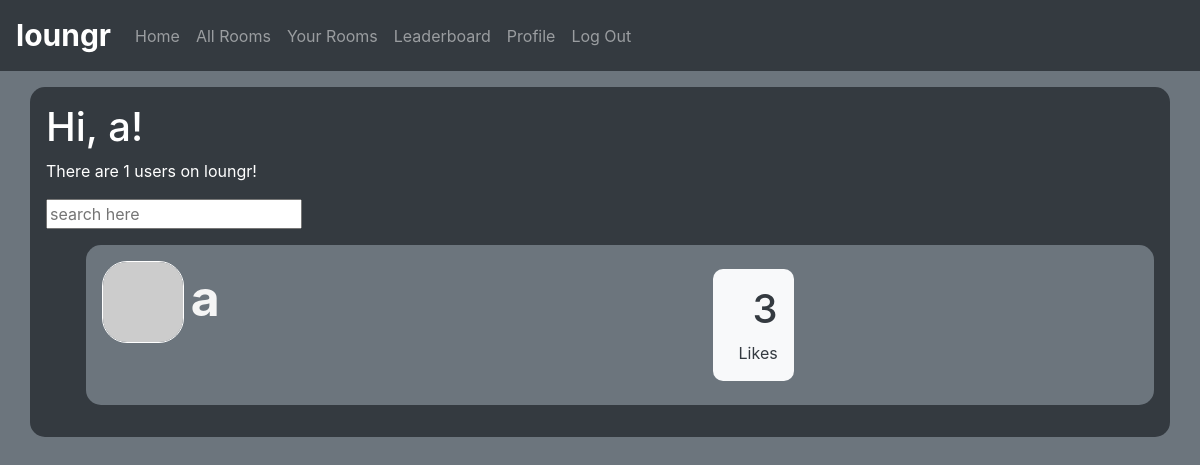
The page /leaderboard (signed in) on the database as committed earlier.
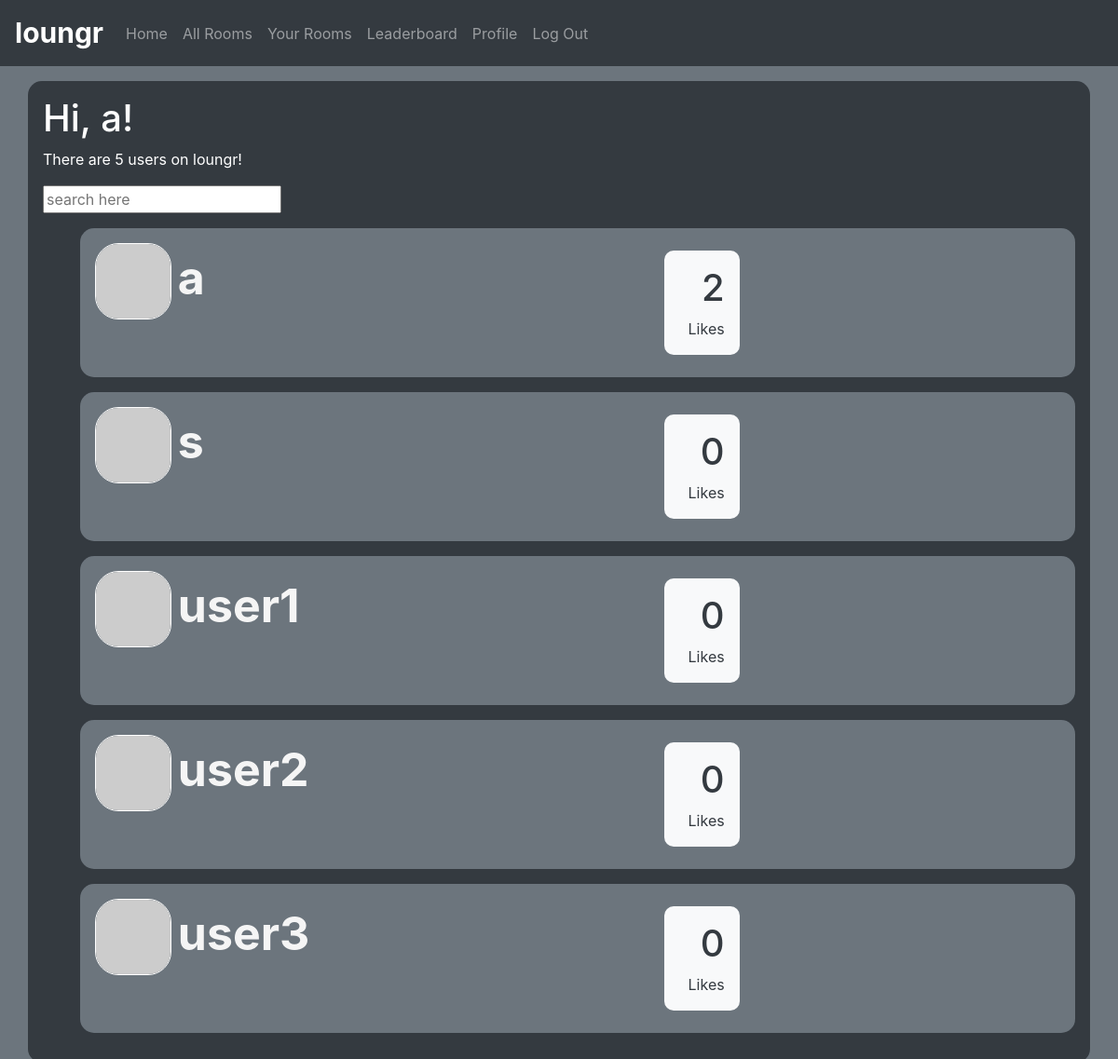
The same page on the database as committed later.
### app/models.py (models this page shows, shortened)
class User(UserMixin, db.Model):
    id = db.Column(db.Integer, primary_key=True)
    username = db.Column(db.String(64), index=True, unique=True)
    email = db.Column(db.String(120), index=True, unique=True)
    password_hash = db.Column(db.String(128))
    posts = db.relationship('Post', backref='author', lazy='dynamic')
    replies = db.relationship('Reply', backref='author', lazy='dynamic')
    about_me = db.Column(db.String(140))
    last_seen = db.Column(db.DateTime, default=datetime.utcnow)
    followed = db.relationship(
        'User', secondary = followers,
        primaryjoin = (followers.c.follower_id == id),
        secondaryjoin = (followers.c.followed_id == id),
        backref = db.backref('followers', lazy='dynamic'), lazy='dynamic')
    liked = db.relationship(
    'PostLike',
    foreign_keys='PostLike.user_id',
    backref='user', lazy='dynamic')
    rooms = db.relationship('Room', secondary=members)
    def no_likes(self):
        ps = self.posts
        l = 0
        for p in ps:
            l += p.likes.count()
        return l
    def avatar(self, size):
        digest = md5(self.email.lower().encode('utf-8')).hexdigest()
        return 'https://www.gravatar.com/avatar/{}?d=identicon&s={}'.format(digest, size)
    """
    def followers(self):
        followers = []

        for user in User.query.all():
            if user.is_following(self):
                followers.append(user)

        return len(followers)
    """

### app/routes.py (the view)
@app.route('/leaderboard', methods=['GET', 'POST'])
@login_required
def leaderboard():
    users = User.query.all()
    no_users = len(users)
    return render_template('leaderboard.html', users=users, no_users=no_users, title='Leaderboard')

### app/models.py (called while the page is built)
@login.user_loader
def load_user(id):
    return User.query.get(int(id))

### app/routes.py (called while the page is built)
@app.before_request
def before_request():
    if current_user.is_authenticated:
        current_user.last_seen = datetime.utcnow()
        db.session.commit()

### app/templates/leaderboard.html (shortened to what this page needs)
{% extends "base.html" %}
{% block content %}
<div class="container p-3 my-3 bg-dark text-white border-0" style="border-radius: 15px">
    <h1>Hi, {{ current_user.username }}!</h1>
    <p>There are {{ no_users }} users on loungr!</p>
    <input type="text" class="live-search-box" placeholder="search here" />
    <ul class="live-search-list" type="None">
        {% for user in users %}
        <li>
        <div class="container p-3 my-3 bg-secondary text-white border-0" style="border-radius: 15px">
            <div class="row">
                <div class="col-sm-1">
                <img class= "border border-white"style="border-radius: 25px" src="{{ user.avatar(70) }}">
                </div>
                <div class="col-6">
                <a href="{{ url_for('user', username=user.username) }}"  style="font-weight: bold; color: whitesmoke; font-size: 50px;">{{ user.username }}</a>
                </div>
                <div class="col-sm-1 p-1 my-1">
                    <div class="box-layout-text text-right bg-light p-3  text-dark" style= "border-radius: 10px;">
                        <h1>{{ user.no_likes() }}</h1>
                    <span>Likes</span>
                    </div>
                </div>
            </div>
        </div>
    </li>
    {% endfor %}
    </ul>
</div>
{% endblock %}

### app/templates/base.html (shortened to what this page needs)
<!DOCTYPE html>
<html lang="en">
<head>
  <link rel="stylesheet" href="https://maxcdn.bootstrapcdn.com/bootstrap/4.0.0/css/bootstrap.min.css">
</head>
<body class="bg-secondary">
<nav class="navbar navbar-expand-lg navbar-dark bg-dark">
    <a style="font-weight: bold; font-size: 30px;" class="navbar-brand" href="{{ url_for ('index')}}">loungr</a>
    <div class="collapse navbar-collapse" id="navbarSupportedContent">
        <ul class="nav navbar-nav">
            <li class ="nav-item">
            <a class="nav-link" href="{{ url_for('index')}}">Home</a>
          </li>
          <li class="nav-item">
            <a class="nav-link" href="{{ url_for('allrooms')}}">All Rooms</a>
            </li>
          <li class="nav-item">
            <a class="nav-link" href="{{ url_for('rooms')}}">Your Rooms</a>
            </li>
            <li class="nav-item">
              <a class="nav-link" href="{{ url_for('leaderboard')}}">Leaderboard</a>
              </li>
          {% if current_user.is_anonymous %}
          <li class="nav-item">
                  <a class="nav-link" href="{{ url_for('login') }}">Sign In</a>
                </li>
          <li class="nav-item">
              <a class="nav-link" href="{{ url_for('register')}}">Register</a>
              </li>
              {% else %}
          <li class="nav-item">
            <a class="nav-link" href="{{ url_for('user', username = current_user.username) }}">Profile</a>
          </li>
          <li class="nav-item">
            <a class="nav-link" href="{{ url_for('logout') }}">Log Out</a>
          </li>
          {% endif %}
          </ul>
    </div>
  </nav>
{% block content %}{% endblock%}
</body>
</html>

### app/templates/base.html (style rules this page uses)
.navbar { margin-bottom: 0; border-radius: 0; }

Rows that differ between the two databases and show on the page:
changed User (number 1 of 5 on the later page): no_likes "3" → "2"
added User: username "s", no_likes "0"
added User: username "user1", no_likes "0"
added User: username "user2", no_likes "0"
added User: username "user3", no_likes "0"
Other text that changed with them:
{{ no_users }}: "1" → "5"
